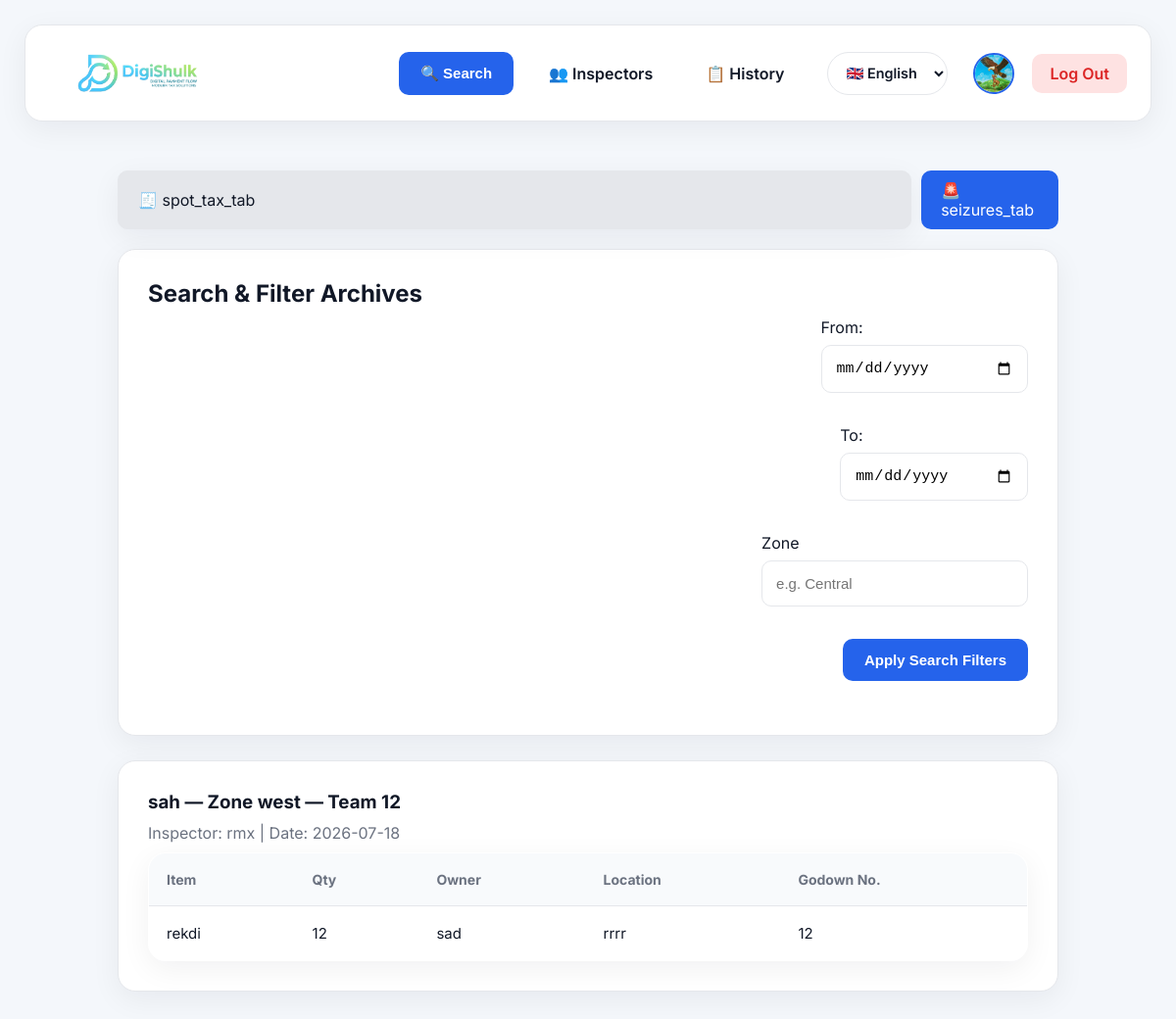
The app's page /includes/history.php?view=seizures (signed in) with its own data.
### tables this page shows
CREATE TABLE `users` (
  `user_id` int(11) NOT NULL,
  `username` varchar(20) NOT NULL,
  `password` varchar(255) NOT NULL,
  `role` varchar(20) NOT NULL DEFAULT 'inspector',
  `last_active` datetime NOT NULL DEFAULT current_timestamp(),
  `profile_photo` varchar(255) DEFAULT 'default.png',
  `full_name` varchar(150) DEFAULT NULL
);

CREATE TABLE `seizure_sessions` (
  `session_id` int(11) NOT NULL,
  `inspector_id` int(11) NOT NULL,
  `team_leader_name` varchar(150) NOT NULL,
  `zone` varchar(50) NOT NULL,
  `team_number` varchar(50) NOT NULL,
  `seizure_date` date NOT NULL,
  `created_at` timestamp NOT NULL DEFAULT current_timestamp()
);

CREATE TABLE `seizure_items` (
  `item_id` int(11) NOT NULL,
  `session_id` int(11) NOT NULL,
  `godown_register_no` varchar(100) DEFAULT NULL,
  `item_details` varchar(255) NOT NULL,
  `quantity` int(11) NOT NULL,
  `owner_merchant_name` varchar(150) DEFAULT NULL,
  `seizure_location` varchar(255) DEFAULT NULL
);

### includes/lang_engine.php (called while the page is built, shortened)
<?php
if (isset($_SESSION['lang'])) {
    $current_lang = $_SESSION['lang'];
} elseif (isset($_COOKIE['user_lang'])) {
    $current_lang = $_COOKIE['user_lang'];
    $_SESSION['lang'] = $current_lang;
} else {
    $current_lang = 'en';
}
function __($key) {
    global $dictionary, $current_lang;
    return $dictionary[$current_lang][$key] ?? $dictionary['en'][$key] ?? $key;
}
?>

### includes/history_seizures_section.php (the view, shortened to what this page needs)
<?php
$date_from = $_GET['date_from'] ?? '';
$date_to = $_GET['date_to'] ?? '';
$zone_filter = $_GET['zone_filter'] ?? '';
$sql = "SELECT s.*, u.username FROM seizure_sessions s JOIN users u ON s.inspector_id = u.user_id WHERE 1=1";
$sql .= " ORDER BY s.seizure_date DESC, s.session_id DESC";
$stmt = $conn->prepare($sql);
$stmt->execute();
$sessions = $stmt->get_result();
?>
<div class="card" style="max-width: 100%; margin-bottom: 25px;">
    <h2><?php echo __('filters_title'); ?></h2>
    <form method="GET" style="display: flex; gap: 15px; flex-wrap: wrap; align-items: flex-end;">
        <div>
            <label><?php echo __('from'); ?></label>
            <input type="date" name="date_from" value="<?php echo htmlspecialchars($date_from); ?>">
        </div>
        <div>
            <label><?php echo __('to'); ?></label>
            <input type="date" name="date_to" value="<?php echo htmlspecialchars($date_to); ?>">
        </div>
        <div>
            <label><?php echo __('zone'); ?></label>
            <input type="text" name="zone_filter" placeholder="e.g. Central" value="<?php echo htmlspecialchars($zone_filter); ?>">
        </div>
        <button type="submit"><?php echo __('btn_apply'); ?></button>
    </form>
</div>
<?php while($session = $sessions->fetch_assoc()): ?>
    <div class="card" style="max-width:100%; margin-bottom:20px;">
        <h3>
            <?php echo htmlspecialchars($session['team_leader_name']); ?>
            — Zone <?php echo htmlspecialchars($session['zone']); ?>
            — Team <?php echo htmlspecialchars($session['team_number']); ?>
        </h3>
        <p style="color:var(--muted);">
            Inspector: <?php echo htmlspecialchars($session['username']); ?> |
            Date: <?php echo $session['seizure_date']; ?>
        </p>
        <?php
        $items = $conn->prepare("SELECT * FROM seizure_items WHERE session_id = ?");
        $items->bind_param("i", $session['session_id']);
        $items->execute();
        $items_result = $items->get_result();
        ?>
        <table style="margin-top:10px;">
            <tr><th>Item</th><th>Qty</th><th>Owner</th><th>Location</th><th>Godown No.</th></tr>
            <?php while($item = $items_result->fetch_assoc()): ?>
            <tr>
                <td><?php echo htmlspecialchars($item['item_details']); ?></td>
                <td><?php echo $item['quantity']; ?></td>
                <td><?php echo htmlspecialchars($item['owner_merchant_name']); ?></td>
                <td><?php echo htmlspecialchars($item['seizure_location']); ?></td>
                <td><?php echo htmlspecialchars($item['godown_register_no']); ?></td>
            </tr>
            <?php endwhile; ?>
        </table>
    </div>
<?php endwhile; ?>

### includes/header.php (shortened to what this page needs)
<?php
include 'db_connect.php';
include 'lang_engine.php';
$userPhoto = "uploads/profile/default.jpg";
if(isset($_SESSION['user_id'])){
    $stmt = $conn->prepare("
    SELECT profile_photo
    FROM users
    WHERE user_id=?
    LIMIT 1
    ");
    $stmt->bind_param("i", $_SESSION['user_id']);
    $stmt->execute();
    $row = $stmt->get_result()->fetch_assoc();
    if(!empty($row['profile_photo']) &&
       file_exists("uploads/profile/".$row['profile_photo'])){
        $userPhoto = "uploads/profile/".$row['profile_photo'];
    }
}
?>
<!DOCTYPE html>
<html lang="<?php echo $current_lang; ?>">
<head>
    <link rel="stylesheet" href="style2.css">
</head>
<body>
<div class="navarea">
    <header class="navbar">
        <?php
            $homePage = "dashboard.php";
            if (isset($_SESSION['role']) && $_SESSION['role'] == "admin") {
                 $homePage = "admin_dashboard.php";
                    }
            ?>
            <a href="<?php echo $homePage; ?>" class="logo-link">
                <div class="logo"></div>
            </a>
        <nav>
            <button id="openSearch" class="search-btn">
                🔍 Search
            </button>
            <?php if(isset($_SESSION['role']) && $_SESSION['role']=='admin'): ?>
                <a href="add_inspector.php"><?php echo __('manage'); ?></a>
            <?php endif; ?>
            <a href="history.php"><?php echo __('history'); ?></a>
            <div class="lang-form-wrapper">
                <form action="switch_lang.php" method="POST" id="langForm">
                    <select name="lang" class="server-lang-select" onchange="document.getElementById('langForm').submit();">
                        <option value="en" <?php if($current_lang == 'en') echo 'selected'; ?>>🇬🇧 English</option>
                    </select>
                </form>
            </div>
            <a href="settings.php" class="profile-link">
            <img
                src="<?php echo $userPhoto; ?>"
                class="nav-profile-photo"
                alt="Profile">
            </a>
            <a href="logout.php" class="logout-btn"><?php echo __('logout'); ?></a>
        </nav>
    </header>
</div>

### includes/style2.css (style rules this page uses)
:root { --bg: #f4f7fb; --card: #ffffff; --border: #e5e7eb; --primary: #2563eb; --primaryHover: #1d4ed8; --success: #16a34a; --danger: #dc2626; --warning: #f59e0b; --text: #111827; --muted: #6b7280; --radius: 16px; --shadow: 0 8px 30px rgba(15, 23, 42, .06); }
* { margin: 0; padding: 0; box-sizing: border-box; }
body { font-family: Inter, sans-serif; background: var(--bg); color: var(--text); padding: 25px; }
a { text-decoration: none; color: inherit; }
h1, h2, h3 { font-weight: 700; margin-bottom: 10px; color: var(--text); }
.navarea { display: flex; justify-content: center; margin-bottom: 30px; }
.navbar { width: 100%; max-width: 1400px; background: #fff; border: 1px solid var(--border); border-radius: 18px; padding: 16px 24px; display: flex; align-items: center; box-shadow: var(--shadow); }
.navbar nav { display: flex; align-items: center; gap: 18px; margin-left: auto; }
.logo { background: url("logo.png"); background-size: contain; background-repeat: no-repeat; width: 180px; height: 45px; }
.navbar a { padding: 10px 18px; border-radius: 10px; font-weight: 600; transition: .2s; }
.profile-link { display: flex; align-items: center; justify-content: center; }
.nav-profile-photo { width: 42px; height: 42px; border-radius: 50%; object-fit: cover; border: 2px solid #2563eb; transition: .25s; }
.logout-btn { background: #fee2e2; color: var(--danger) !important; }
.card { background: white; padding: 30px; border-radius: 18px; border: 1px solid var(--border); box-shadow: var(--shadow); max-width: 650px; margin: auto; }
button { background: var(--primary); color: white; border: none; padding: 13px 22px; border-radius: 10px; font-size: 15px; font-weight: 600; cursor: pointer; transition: .2s; }
input, select { width: 100%; padding: 14px; margin: 8px 0 18px; border-radius: 10px; border: 1px solid var(--border); font-size: 15px; background: white; }
table { width: 100%; background: white; border-radius: 18px; overflow: hidden; border-collapse: collapse; box-shadow: var(--shadow); border: 1px solid var(--border); }
th { background: #f8fafc; padding: 18px; text-align: left; font-size: 14px; color: var(--muted); border-bottom: 1px solid var(--border); }
td { padding: 18px; border-bottom: 1px solid var(--border); font-size: 15px; }
.logo-link { display: flex; align-items: center; text-decoration: none; }
.card h3 { margin-bottom: 10px; color: var(--text); }
.card form { display: flex; flex-direction: column; gap: 12px; margin-bottom: 25px; }
.card button { width: fit-content; min-width: 170px; }
.profile-link { padding: 0 !important; background: none !important; display: flex; align-items: center; }
.nav-profile-photo { width: 42px; height: 42px; border-radius: 50%; object-fit: cover; border: 2px solid #2563eb; transition: .25s; cursor: pointer; }
.server-lang-select { height: 44px; width: auto; padding: 0 16px; border: 1px solid var(--border); border-radius: 999px; background: #fff; display: flex; align-items: center; font-size: 15px; font-weight: 600; margin: 0; }
.lang-form-wrapper { display: flex; align-items: center; }
.logo-link { display: flex; align-items: center; }

### includes/header.php (style rules this page uses)
.lang-form-wrapper { display: inline-block; margin: 0 8px; }
.server-lang-select { background: #ffffff !important; color: var(--text) !important; font-family: Inter, sans-serif !important; font-weight: 600 !important; font-size: 0.9rem !important; padding: 6px 14px !important; border: 1px solid var(--border) !important; border-radius: 999px !important; cursor: pointer !important; width: auto !important; min-height: auto !important; }

### records on screen
users: profile_photo (picture)
seizure_sessions: team_leader_name "sah", zone "west", team_number "12", inspector.username "rmx", seizure_date "2026-07-18"
seizure_items: item_details "rekdi", quantity "12", owner_merchant_name "sad", seizure_location "rrrr", godown_register_no "12"

### other values on screen
__('manage') "👥 Inspectors"
__('history') "📋 History"
__('logout') "Log Out"
__('spot_tax_tab') "spot_tax_tab"
__('seizures_tab') "seizures_tab"
__('filters_title') "Search & Filter Archives"
__('from') "From:"
__('to') "To:"
__('zone') "Zone"
__('btn_apply') "Apply Search Filters"
